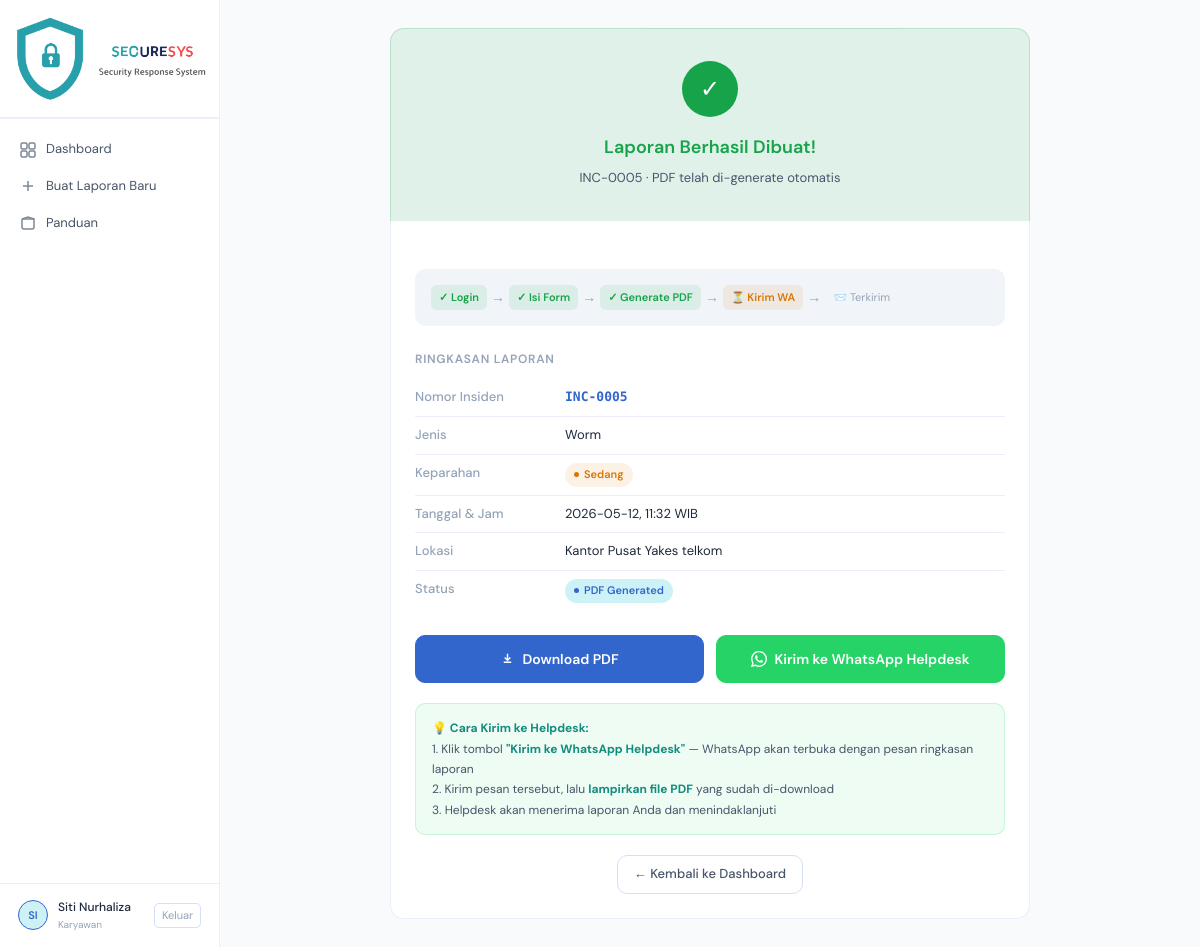
/konfirmasi/5 (signed in), run on the app's committed database.
### app.py (models this page shows, shortened)
class User(db.Model):
    id = db.Column(db.Integer, primary_key=True)
    username = db.Column(db.String(80), unique=True, nullable=False)
    password_hash = db.Column(db.String(200), nullable=False)
    nama = db.Column(db.String(100), nullable=False)
    created_at = db.Column(db.DateTime, default=datetime.utcnow)
    laporan = db.relationship('LaporanInsiden', backref='user', lazy=True)

class LaporanInsiden(db.Model):
    id = db.Column(db.Integer, primary_key=True)
    nomor_insiden = db.Column(db.String(20), unique=True, nullable=False)
    jenis_insiden = db.Column(db.String(50), nullable=False)
    tanggal = db.Column(db.String(20), nullable=False)
    jam = db.Column(db.String(10), nullable=False)
    lokasi = db.Column(db.String(100), nullable=False)
    tim_csirt = db.Column(db.String(100))
    sistem_terdampak = db.Column(db.String(200))
    tingkat_keparahan = db.Column(db.String(20), nullable=False)
    deskripsi_kejadian = db.Column(db.Text, nullable=False)
    ringkasan_insiden = db.Column(db.Text)
    kronologi = db.Column(db.Text)
    dampak = db.Column(db.Text)
    tindakan_awal = db.Column(db.Text)
    akar_masalah = db.Column(db.Text)
    ioc_hash = db.Column(db.String(200))
    ioc_ip_domain = db.Column(db.String(200))
    ioc_port_media = db.Column(db.String(200))
    analisis_teknis = db.Column(db.Text)
    aksi_soc = db.Column(db.Text)
    aksi_ir = db.Column(db.Text)
    pemulihan = db.Column(db.Text)
    rekomendasi = db.Column(db.Text)
    status = db.Column(db.String(20), default='Draft')
    pdf_filename = db.Column(db.String(200))
    pelapor_id = db.Column(db.Integer, db.ForeignKey('user.id'), nullable=False)
    created_at = db.Column(db.DateTime, default=datetime.utcnow)
    updated_at = db.Column(db.DateTime, default=datetime.utcnow, onupdate=datetime.utcnow)

### app.py (the view)
@app.route('/konfirmasi/<int:id>')
@login_required
def konfirmasi(id):
    laporan = LaporanInsiden.query.get_or_404(id)
    if laporan.pelapor_id != session['user_id']:
        flash('Anda tidak memiliki akses.', 'error')
        return redirect(url_for('user_dashboard'))
    wa_link = generate_wa_link(laporan)
    return render_template('konfirmasi.html', laporan=laporan, wa_link=wa_link)

### app.py (called while the page is built)
def login_required(f):
    @wraps(f)
    def decorated(*args, **kwargs):
        if 'user_id' not in session:
            flash('Silakan login terlebih dahulu.', 'warning')
            return redirect(url_for('login'))
        return f(*args, **kwargs)
    return decorated

def generate_wa_link(laporan):
    user = db.session.get(User, laporan.pelapor_id)
    nama = user.nama if user else '-'
    message = (
        f"📋 *LAPORAN INSIDEN KEAMANAN SIBER*\n"
        f"━━━━━━━━━━━━━━━━━━━━\n"
        f"📌 No: {laporan.nomor_insiden}\n"
        f"⚠️ Jenis: {laporan.jenis_insiden}\n"
        f"🔴 Keparahan: {laporan.tingkat_keparahan}\n"
        f"👤 Pelapor: {nama}\n"
        f"📅 Tanggal: {laporan.tanggal}, {laporan.jam} WIB\n"
        f"📍 Lokasi: {laporan.lokasi}\n"
        f"━━━━━━━━━━━━━━━━━━━━\n"
        f"📝 Deskripsi:\n{laporan.deskripsi_kejadian}\n"
        f"━━━━━━━━━━━━━━━━━━━━\n"
        f"_Mohon segera ditindaklanjuti. File PDF laporan akan dikirim menyusul._"
    )
    return f"https://wa.me/{WA_HELPDESK_NUMBER}?text={quote(message)}"

### templates/konfirmasi.html (shortened to what this page needs)
{% extends 'base.html' %}
{% block content %}
<div class="konfirmasi-card fade-up">
  <div class="success-header">
    <div class="success-icon">✓</div>
    <div class="success-title">Laporan Berhasil Dibuat!</div>
    <div class="success-subtitle">{{ laporan.nomor_insiden }} · PDF telah di-generate otomatis</div>
  </div>
  <div class="konfirmasi-body">
    <div class="flow-steps">
      <div class="flow-step done">✓ Login</div>
      <span class="flow-arrow">→</span>
      <div class="flow-step done">✓ Isi Form</div>
      <span class="flow-arrow">→</span>
      <div class="flow-step done">✓ Generate PDF</div>
      <span class="flow-arrow">→</span>
      <div class="flow-step current">⏳ Kirim WA</div>
      <span class="flow-arrow">→</span>
      <div class="flow-step pending">📨 Terkirim</div>
    </div>
    <div style="margin-bottom:20px">
      <div style="font-size:12px;font-weight:600;color:var(--text3);text-transform:uppercase;letter-spacing:0.06em;margin-bottom:10px">Ringkasan Laporan</div>
      <div class="ringkasan-row">
        <span class="ringkasan-key">Nomor Insiden</span>
        <span class="ringkasan-val" style="font-family:var(--mono);color:var(--accent);font-weight:600">{{ laporan.nomor_insiden }}</span>
      </div>
      <div class="ringkasan-row">
        <span class="ringkasan-key">Jenis</span>
        <span class="ringkasan-val">{{ laporan.jenis_insiden }}</span>
      </div>
      <div class="ringkasan-row">
        <span class="ringkasan-key">Keparahan</span>
        <span class="ringkasan-val">
          {% if laporan.tingkat_keparahan == 'Tinggi' %}<span class="badge red"><span class="badge-dot"></span>Tinggi</span>
          {% elif laporan.tingkat_keparahan == 'Sedang' %}<span class="badge amber"><span class="badge-dot"></span>Sedang</span>
          {% else %}<span class="badge green"><span class="badge-dot"></span>Rendah</span>{% endif %}
        </span>
      </div>
      <div class="ringkasan-row">
        <span class="ringkasan-key">Tanggal & Jam</span>
        <span class="ringkasan-val">{{ laporan.tanggal }}, {{ laporan.jam }} WIB</span>
      </div>
      <div class="ringkasan-row">
        <span class="ringkasan-key">Lokasi</span>
        <span class="ringkasan-val">{{ laporan.lokasi }}</span>
      </div>
      <div class="ringkasan-row">
        <span class="ringkasan-key">Status</span>
        <span class="ringkasan-val">
          {% if laporan.status == 'PDF Generated' %}<span class="badge blue"><span class="badge-dot"></span>PDF Generated</span>
          {% elif laporan.status == 'Terkirim' %}<span class="badge green"><span class="badge-dot"></span>Terkirim</span>
          {% else %}<span class="badge gray"><span class="badge-dot"></span>{{ laporan.status }}</span>{% endif %}
        </span>
      </div>
    </div>
    <div class="action-buttons">
      {% if laporan.pdf_filename %}
      <a href="{{ url_for('download_pdf', id=laporan.id) }}" class="btn btn-primary">
        <svg width="15" height="15" viewBox="0 0 16 16" fill="none" stroke="currentColor" stroke-width="1.5"><path d="M4 12h8M8 3v7M5 7l3 3 3-3"/></svg>
        Download PDF
      </a>
      {% endif %}
      <a href="{{ wa_link }}" target="_blank" class="btn btn-wa" onclick="markAsSent(event)">
        Kirim ke WhatsApp Helpdesk
      </a>
    </div>
    <div class="wa-info">
      <strong>💡 Cara Kirim ke Helpdesk:</strong><br>
      1. Klik tombol <strong>"Kirim ke WhatsApp Helpdesk"</strong> — WhatsApp akan terbuka dengan pesan ringkasan laporan<br>
      2. Kirim pesan tersebut, lalu <strong>lampirkan file PDF</strong> yang sudah di-download<br>
      3. Helpdesk akan menerima laporan Anda dan menindaklanjuti
    </div>
    <div style="margin-top: 20px; text-align: center">
      <a href="{{ url_for('user_dashboard') }}" class="btn btn-ghost">← Kembali ke Dashboard</a>
    </div>
  </div>
</div>
{% endblock %}

### templates/base.html (shortened to what this page needs)
<!DOCTYPE html>
<html lang="id">
<head>
</head>
<body>
<div class="app-layout">
  <aside class="sidebar">
    <div class="sidebar-logo">
      <img src="{{ url_for('static', filename='img/Logo.png') }}" alt="Logo" style="width: 100%; height: auto; max-width: 200px;">
    </div>
    <nav class="sidebar-nav">
      <a href="{{ url_for('user_dashboard') }}" class="nav-item {% if request.endpoint == 'user_dashboard' %}active{% endif %}">
        <svg class="nav-icon" viewBox="0 0 16 16" fill="none" stroke="currentColor" stroke-width="1.5"><rect x="1" y="1" width="6" height="6" rx="1.5"/><rect x="9" y="1" width="6" height="6" rx="1.5"/><rect x="1" y="9" width="6" height="6" rx="1.5"/><rect x="9" y="9" width="6" height="6" rx="1.5"/></svg>
        Dashboard
      </a>
      <a href="{{ url_for('laporkan_step1') }}" class="nav-item {% if request.endpoint in ['laporkan_step1','laporkan_step2','laporkan_step3'] %}active{% endif %}">
        <svg class="nav-icon" viewBox="0 0 16 16" fill="none" stroke="currentColor" stroke-width="1.5"><path d="M8 3v10M3 8h10"/></svg>
        Buat Laporan Baru
      </a>
      <a href="{{ url_for('view_guides') }}" class="nav-item {% if request.endpoint == 'view_guides' %}active{% endif %}">
        <svg class="nav-icon" viewBox="0 0 16 16" fill="none" stroke="currentColor" stroke-width="1.5"><path d="M2 4h12v8a2 2 0 01-2 2H4a2 2 0 01-2-2V4"/><path d="M2 4l6-2 6 2"/></svg>
        Panduan
      </a>
    </nav>
    <div class="sidebar-footer">
      <div class="user-info">
        <div class="avatar">{{ session.nama[:2]|upper if session.nama else 'U' }}</div>
        <div>
          <div class="user-name">{{ session.nama }}</div>
          <div class="user-role">Karyawan</div>
        </div>
        <a href="{{ url_for('logout') }}" class="logout-btn">Keluar</a>
      </div>
    </div>
  </aside>
  <main class="main-content">
    {% block content %}{% endblock %}
  </main>
</div>
</body>
</html>

### templates/base.html (style rules this page uses)
*, *::before, *::after { box-sizing: border-box; margin: 0; padding: 0; }
:root { --bg: #f8fafc; --bg2: #ffffff; --bg3: #f1f5f9; --border: rgba(51,102,204,0.1); --border2: rgba(51,102,204,0.2); --text: #1e293b; --text2: #475569; --text3: #94a3b8; --accent: #3366cc; --accent2: #2952a3; --red: #dc2626; --red-bg: rgba(220,38,38,0.1); --amber: #d97706; --amber-bg: rgba(217,119,6,0.1); --green: #16a34a; --green-bg: rgba(22,163,74,0.1); --blue-bg: rgba(0, 188, 212, 0.2); --teal: #2AA5A5; --teal-bg: rgba(42,165,165,0.1); --radius: 10px; --radius-lg:14px; --sidebar: 220px; --font: 'DM Sans', sans-serif; --mono: 'DM Mono', monospace; --trans: 0.18s ease; }
html, body { height: 100%; }
body { font-family: var(--font); background: var(--bg); color: var(--text); font-size: 14px; line-height: 1.6; }
.app-layout { display: flex; min-height: 100vh; }
.sidebar { width: var(--sidebar); flex-shrink: 0; background: var(--bg2); border-right: 1px solid var(--border); display: flex; flex-direction: column; position: fixed; top: 0; left: 0; bottom: 0; z-index: 100; }
.sidebar-logo { padding: 16px 12px; border-bottom: 2px solid var(--border); display: flex; align-items: center; justify-content: center; min-height: 90px; }
.sidebar-logo img { max-height: 90px; width: auto; object-fit: contain; }
.sidebar-nav { flex: 1; padding: 12px 0; overflow-y: auto; }
.nav-item { display: flex; align-items: center; gap: 10px; padding: 8px 18px; font-size: 13px; color: var(--text2); text-decoration: none; border-left: 2px solid transparent; transition: all var(--trans); cursor: pointer; }
.nav-icon { width: 16px; height: 16px; opacity: 0.7; flex-shrink: 0; }
.sidebar-footer { padding: 14px 18px; border-top: 1px solid var(--border); }
.user-info { display: flex; align-items: center; gap: 10px; }
.avatar { width: 30px; height: 30px; border-radius: 50%; background: var(--blue-bg); border: 1px solid var(--accent); display: flex; align-items: center; justify-content: center; font-size: 11px; font-weight: 600; color: var(--accent); flex-shrink: 0; }
.user-name { font-size: 12px; font-weight: 500; color: var(--text); }
.user-role { font-size: 10px; color: var(--text3); }
.logout-btn { margin-left: auto; font-size: 11px; color: var(--text3); text-decoration: none; padding: 3px 7px; border: 1px solid var(--border2); border-radius: 5px; transition: all var(--trans); }
.main-content { margin-left: var(--sidebar); flex: 1; padding: 28px 32px; min-height: 100vh; }
.badge { display: inline-flex; align-items: center; gap: 5px; font-size: 11px; font-weight: 600; padding: 3px 9px; border-radius: 20px; white-space: nowrap; }
.badge-dot { width: 5px; height: 5px; border-radius: 50%; flex-shrink: 0; }
.badge.amber { background: var(--amber-bg); color: var(--amber); }
.badge.blue { background: var(--blue-bg); color: var(--accent); }
.badge.amber .badge-dot { background: var(--amber); }
.badge.blue .badge-dot { background: var(--accent); }
.btn { display: inline-flex; align-items: center; gap: 7px; padding: 8px 16px; border-radius: var(--radius); font-size: 13px; font-weight: 500; border: 1px solid var(--border2); cursor: pointer; text-decoration: none; transition: all var(--trans); font-family: var(--font); }
.btn-primary { background: var(--accent); color: #fff; border-color: var(--accent); }
.btn-wa { background: #25D366; color: #fff; border-color: #25D366; }
.btn-ghost { background: transparent; color: var(--text2); }
.fade-up { animation: fadeUp 0.3s ease forwards; }

### data on the page
User: nama "Siti Nurhaliza"
LaporanInsiden: nomor_insiden "INC-0005", jenis_insiden "Worm", tanggal "2026-05-12", jam "11:32", lokasi "Kantor Pusat Yakes telkom"

### other printed values
{{ session.nama[:2]|upper if session.nama else 'U' }} "SI"
